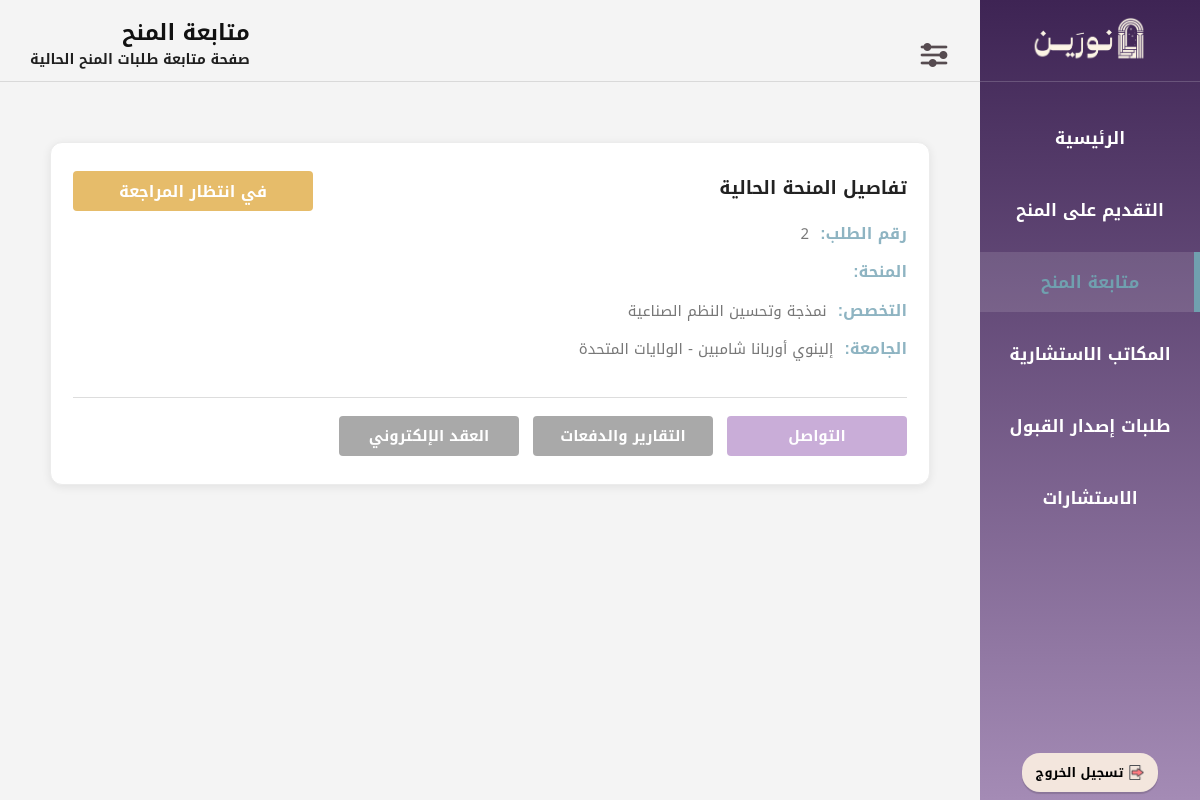
Page /Ben09_TrackScholarship.php (signed in) on the earlier database version.
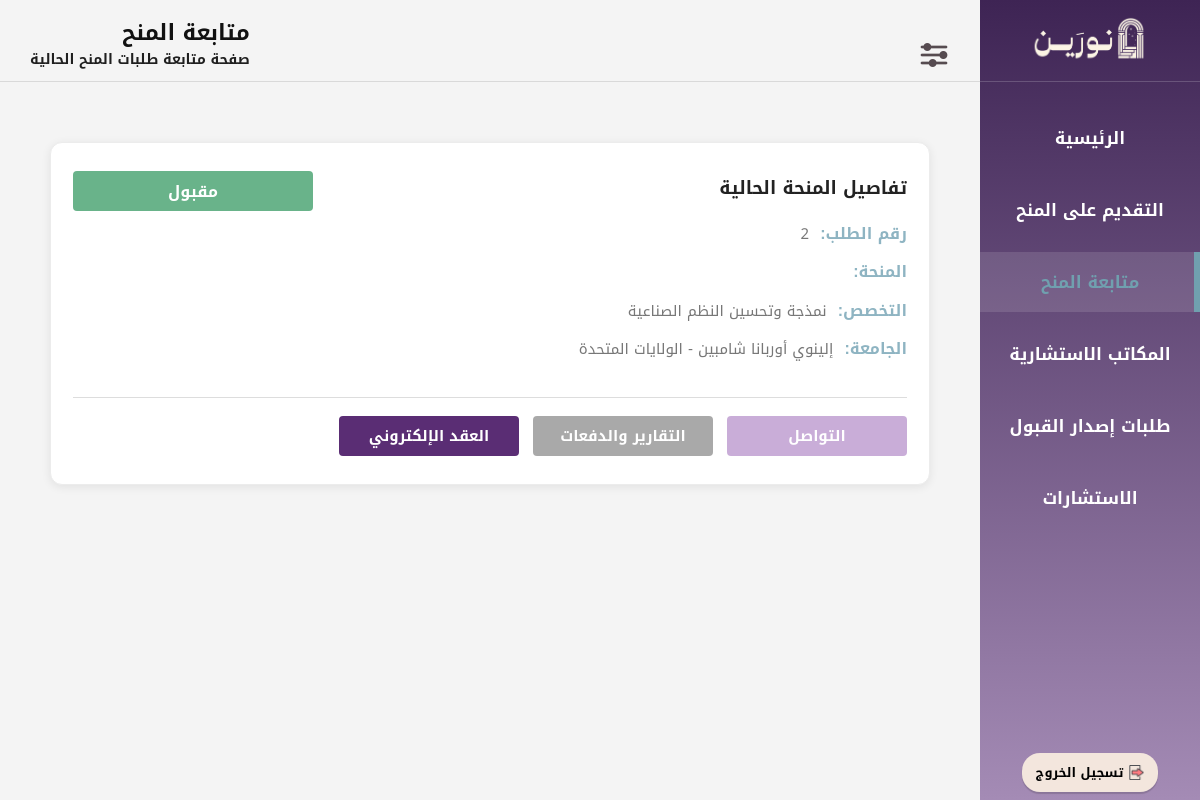
Same page on the later database version.
### tables this page shows
CREATE TABLE `scholarship_requests` (
  `request_id` int(11) NOT NULL,
  `scholarship_id` int(11) NOT NULL,
  `bnf_id` int(11) NOT NULL,
  `Submit_date` date NOT NULL,
  `request_status` enum('مقبول','مرفوض','في انتظار المراجعة','') NOT NULL DEFAULT 'في انتظار المراجعة',
  `major_name` varchar(100) NOT NULL,
  `univ_name` varchar(100) NOT NULL
);

### Ben09_TrackScholarship.php (the view, shortened to what this page needs)
<?php
$conn = new mysqli("localhost", "root", "", "noreen");
$conn->set_charset("utf8mb4");
$bnf_id = $_SESSION['bnf_id'];
$sql  = "
    SELECT
        request_id,
        scholarship_id,
        bnf_id,
        request_status,
        major_name,
        univ_name
    FROM scholarship_requests
    WHERE bnf_id = ?
    ORDER BY request_id DESC
    LIMIT 1
";
$stmt = $conn->prepare($sql);
$stmt->bind_param("i", $bnf_id);
$stmt->execute();
$result = $stmt->get_result();
$request = null;
if ($result->num_rows > 0) {
    $request = $result->fetch_assoc();
}
if ($request) {
    $dbStatus = $request['request_status'];
    if ($dbStatus === "مقبول") {
        $statusText = "مقبول";
        $statusClass = "st-accepted";
        $contractEnabled = true;
        $reportsEnabled = false;
    } elseif ($dbStatus === "مرفوض") {
        $statusText = "مرفوض";
        $statusClass = "st-rejected";
        $contractEnabled = false;
        $reportsEnabled = false;
    } else {
        $statusText = "في انتظار المراجعة";
        $statusClass = "st-pending";
        $contractEnabled = false;
        $reportsEnabled = false;
    }
}
?>
<!DOCTYPE html>
<html lang="ar" dir="rtl">
<head>
  <link rel="stylesheet" href="CSS01Layout.css?v=2">
</head>
<body>
  <div class="layout">
    <aside class="sidebar">
      <div class="sidebar-top">
        <div class="sidebar-logo">
          <img src="شعار نورين.png" alt="نورين">
        </div>
        <ul class="sidebar-menu">
          <li><a href="Ben00_MainPage.php">الرئيسية</a></li>
          <li><a href="Ben04_BrowseScholarships.php">التقديم على المنح</a></li>
          <li><a href="Ben09_TrackScholarship.php" class="active">متابعة المنح</a></li>
          <li><a href="Ben013_ConsultingOffices.php">المكاتب الاستشارية</a></li>
          <li><a href="#">طلبات إصدار القبول</a></li>
          <li><a href="#">الاستشارات</a></li>
        </ul>
      </div>
      <div class="sidebar-bottom">
        <form action="logout.php" method="post">
          <button type="submit" class="logout-btn">
            <img src="ايقونة تسجيل الخروج.png" class="logout-icon" alt="خروج">
            <b>تسجيل الخروج</b>
          </button>
        </form>
      </div>
    </aside>
    <div class="main-content">
      <header class="header">
        <div class="page-heading">
          <div class="page-title">متابعة المنح</div>
          <div class="page-description">صفحة متابعة طلبات المنح الحالية</div>
        </div>
        <div class="header-icons">
          <div class="settings-dropdown">
            <img src="ايقونة قائمة الاعدادات.png" class="menu-icon" alt="الإعدادات">
          </div>
        </div>
      </header>
      <div class="page">
        <div class="track-wrap">
          <?php if ($request) { ?>
            <div class="track-card"> <div class="track-top"> <div class="track-info">
                  <div class="track-title">تفاصيل المنحة الحالية</div>
                  <div class="info-line">
                  <b>رقم الطلب:</b>
                  <?php echo  ($request['request_id']); ?>
                  </div>
                  <div class="info-line">
                    <b>المنحة:</b>
                  </div>
                  <div class="info-line">
                    <b>التخصص:</b>
                    <?php echo  ($request['major_name']); ?>
                  </div>
                  <div class="info-line">
                    <b>الجامعة:</b>
                    <?php echo  ($request['univ_name']); ?>
                  </div>
                </div>
                <div class="status-box <?php echo $statusClass; ?>">
                  <?php echo $statusText; ?>
                </div>
              </div>
              <hr class="track-divider">
<div class="track-actions">
  <a href="Ben10_Contact.php"  class="track-btn btn-contact"> التواصل </a>
  <?php if ($reportsEnabled) { ?>
    <a href="Ben11_ReportsPayments.php"  class="track-btn btn-reports">
       التقارير والدفعات  </a>
  <?php } else { ?> <a href="#" class="track-btn btn-disabled">التقارير والدفعات</a> <?php } ?>
  <?php if ($contractEnabled) { ?>
    <a href="Ben12_EContract.php" class="track-btn btn-contract">
       العقد الإلكتروني </a>
  <?php } else { ?> <a href="#" class="track-btn btn-disabled">العقد الإلكتروني</a><?php } ?>
</div> </div>
          <?php } else { ?>
            <div class="no-request">
              لا يوجد طلب منحة حالي لعرضه.
            </div>
          <?php } ?>
        </div>
      </div> </div> </div>
</body> </html>

### CSS01Layout.css (style rules this page uses)
* { margin:0; padding:0; box-sizing:border-box; font-family:"Noto Kufi Arabic",sans-serif; text-decoration:none; }
body { background:#F4F4F4; direction:rtl; }
.layout { display:flex; min-height:100vh; }
.sidebar { width:220px; height:100vh; position:fixed; top:0; right:0; background:linear-gradient(to bottom,#3E2454,#A48BB5); color:#FFFFFF; display:flex; flex-direction:column; justify-content:space-between; z-index:1000; }
.sidebar-top { width:100%; }
.sidebar-logo { height:82px; display:flex; align-items:center; justify-content:center; border-bottom:1px solid rgba(255,255,255,0.18); }
.sidebar-logo img { width:120px; height:auto; object-fit:contain; }
.sidebar-menu { list-style:none; margin-top:26px; }
.sidebar-menu li { margin-bottom:12px; }
.sidebar-menu a { color:#FFFFFF; font-size:17px; font-weight:600; display:block; padding:14px 22px; text-align:center; transition:.25s; position:relative; }
.sidebar-menu a.active { color:#70A0AF; background:rgba(255,255,255,0.12); }
.sidebar-menu a.active::after { content:""; position:absolute; right:0; top:0; width:6px; height:100%; background:#70A0AF; }
.sidebar-bottom { padding:0 10px 8px; display:flex; justify-content:center; }
.logout-btn { background:#F3E6DD; border:none; border-radius:18px; padding:7px 14px; font-size:13px; cursor:pointer; display:flex; align-items:center; gap:6px; box-shadow:0 2px 1px rgba(0,0,0,0.15); transition:transform .3s, box-shadow .3s; }
.logout-icon { width:15px; height:15px; object-fit:contain; }
.main-content { margin-right:220px; width:calc(100% - 220px); min-height:100vh; display:flex; flex-direction:column; }
.header { min-height:82px; position:sticky; top:0; z-index:900; border-bottom:1px solid #d9d9d9; background:#F4F4F4; display:flex; flex-direction:row-reverse; align-items:flex-end; justify-content:space-between; padding:10px 30px; }
.page-heading { display:flex; flex-direction:column; align-items:flex-start; justify-content:center; text-align:right; }
.page-title { font-size:22px; font-weight:700; color:#111111; line-height:1.4; }
.page-description { font-size:14px; font-weight:600; color:#1f1f1f; line-height:1.6; }
.header-icons { display:flex; align-items:center; }
.settings-dropdown { position:relative; display:inline-block; }
.settings-dropdown::after { content:""; position:absolute; top:100%; left:0; width:100%; height:10px; }
.menu-icon { width:32px; height:32px; cursor:pointer; display:block; object-fit:contain; }
.page { padding:30px; }

### Ben09_TrackScholarship.php (style rules this page uses)
.track-wrap { padding:30px 20px; }
.track-card { background:#FFFFFF; border-radius:12px; box-shadow:0 2px 10px rgba(0,0,0,0.08); padding:28px 22px; max-width:900px; margin:auto; border:1px solid #ececec; }
.track-top { display:flex; justify-content:space-between; align-items:flex-start; gap:30px; flex-wrap:wrap; }
.status-box { min-width:240px; max-width:240px; height:40px; border-radius:4px; display:flex; align-items:center; justify-content:center; color:#FFFFFF; font-size:16px; font-weight:700; }
.st-accepted { background:#69B38A; }
.track-info { flex:1; min-width:280px; }
.track-title { font-size:18px; font-weight:700; color:#222222; margin-bottom:14px; }
.info-line { margin-bottom:8px; font-size:15px; color:#777777; line-height:1.9; }
.info-line b { color:#8EB4C2; font-size:16px; margin-left:6px; }
.track-divider { border:none; border-top:1px solid #dddddd; margin:24px 0 18px; }
.track-actions { display:flex; gap:14px; flex-wrap:wrap; }
.track-btn { min-width:180px; height:40px; border:none; border-radius:4px; font-family:"Noto Kufi Arabic", sans-serif; font-size:15px; font-weight:700; cursor:pointer; text-decoration:none; display:flex; align-items:center; justify-content:center; transition:0.2s; }
.btn-disabled { background:#A9A9A9; color:#FFFFFF; pointer-events:none; cursor:default; }
.btn-contact { background:#C9ADD8; color:#FFFFFF; }
.btn-contract { background:#5A2D74; color:#FFFFFF; }
.st-pending { background:#E6BC6A; }

Differences in the rows shown:
changed scholarship_requests "نمذجة وتحسين النظم الصناعية": request_status "في انتظار المراجعة" → "مقبول"
